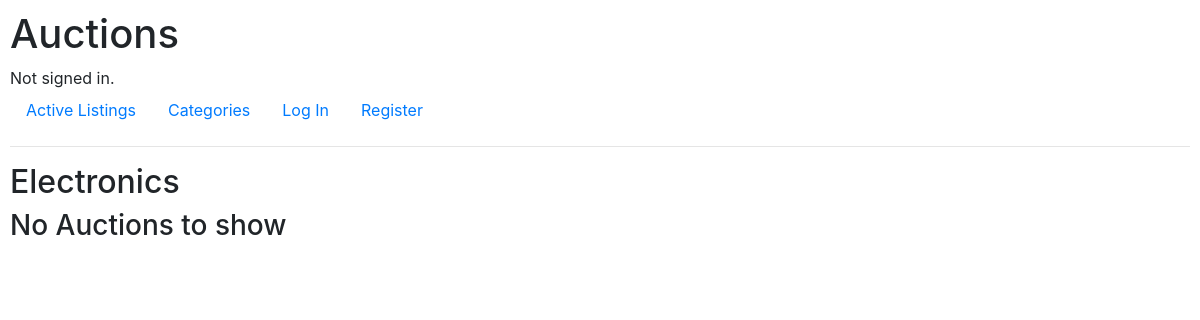
Page /categories/1 on the earlier database version.
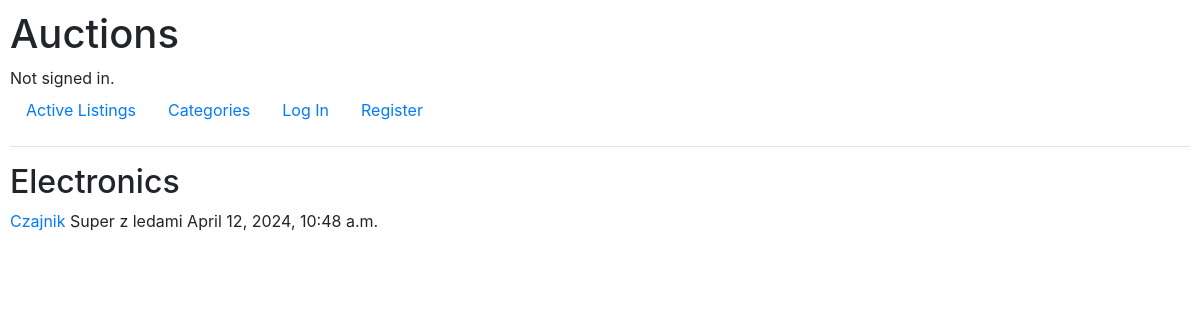
Same page on the later database version.
### auctions/models.py (models this page shows, shortened)
class Category(models.Model):
    category = models.CharField(max_length=64, unique=True)
    adult_only = models.BooleanField(default=True)
    def __str__(self):
        return self.category

class Auction(models.Model):
    title = models.CharField(max_length=100)
    description = models.TextField()
    seller = models.ForeignKey(User, on_delete=models.CASCADE)
    starting_bid = models.DecimalField(max_digits=7, decimal_places=2)
    created_at = models.DateTimeField(auto_now_add=True)
    category = models.ForeignKey(Category, on_delete=models.CASCADE, null=True, blank=True)
    image_url = models.URLField(null=True, blank=True)

### auctions/views.py (the view)
# urls.py: path("categories/<int:category_id>", views.category, name="category"),
def category(request, category_id):
    selected_category = Category.objects.get(pk=category_id)
    return render(request, "auctions/category.html", {
        "category": selected_category,
        "auctions": Auction.objects.filter(category=selected_category),
    })

### auctions/templates/auctions/category.html
{% extends "auctions/index.html" %}
{% block header %}
    {{ category }}
{% endblock %}

### auctions/templates/auctions/index.html (shortened to what this page needs)
{% extends "auctions/layout.html" %}
{% block body %}
    <h2>{% block header %}Active Listings{% endblock %}</h2>
        {% for auction in auctions %}
            <div class="auction">
                <a href="auctions/{{ auction.id }}">{{ auction.title }}</a>
                {{ auction.description }}
                {{ auction.created_at }}
            </div>
        {% empty %}
            <h3>No Auctions to show</h3>
        {% endfor %}
{% endblock %}

### auctions/templates/auctions/layout.html (shortened to what this page needs)
{% load static %}
<!DOCTYPE html>
<html lang="en">
    <head>
        <link rel="stylesheet" href="https://stackpath.bootstrapcdn.com/bootstrap/4.4.1/css/bootstrap.min.css">
        <link href="{% static 'auctions/styles.css' %}" rel="stylesheet">
    </head>
    <body>
        <h1>Auctions</h1>
        <div>
            {% if user.is_authenticated %}
                Signed in as <strong>{{ user.username }}</strong>.
            {% else %}
                Not signed in.
            {% endif %}
        </div>
        <ul class="nav">
            <li class="nav-item">
                <a class="nav-link" href="{% url 'index' %}">Active Listings</a>
            </li>
            <li class="nav-item">
                <a class="nav-link" href="{% url 'categories' %}">Categories</a>
            </li>
            {% if user.is_authenticated %}
                <li class="nav-item">
                    <a class="nav-link" href="{% url 'watchlist' %}">Watchlist</a>
                </li>
                <li class="nav-item">
                    <a class="nav-link" href="{% url 'new_auction' %}">Create New Auction</a>
                </li>
                <li class="nav-item">
                    <a class="nav-link" href="{% url 'logout' %}">Log Out</a>
                </li>
            {% else %}
                <li class="nav-item">
                    <a class="nav-link" href="{% url 'login' %}">Log In</a>
                </li>
                <li class="nav-item">
                    <a class="nav-link" href="{% url 'register' %}">Register</a>
                </li>
            {% endif %}
        </ul>
        <hr>
        {% block body %}
        {% endblock %}
    </body>
</html>

### auctions/static/auctions/styles.css (style rules this page uses)
body { padding: 10px; }

Differences in the rows shown:
added Auction: title "Czajnik", description "Super z ledami", created_at "April 12, 2024, 10:48 a.m."
Other differences:
text no longer shown: "No Auctions to show"
